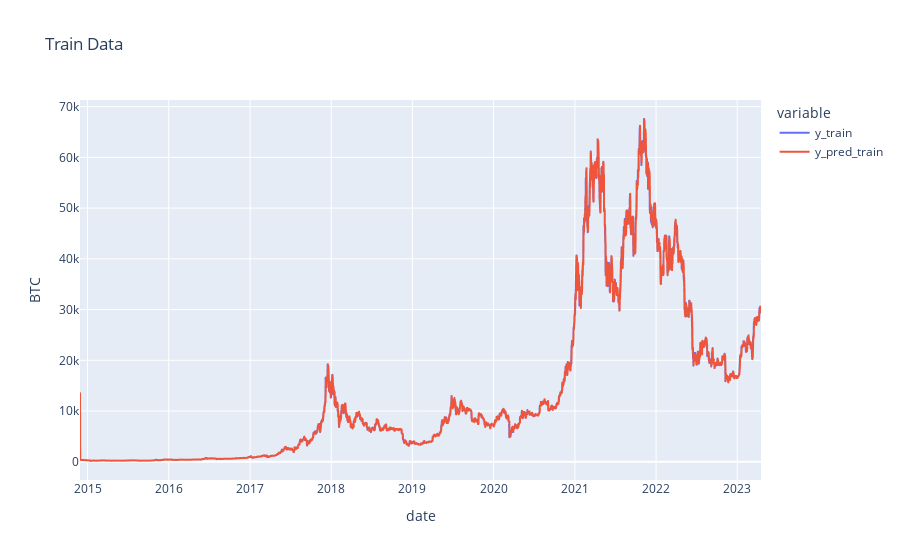

Source (notebook cell):
### Code cell
fig = px.line(df_pred_train, labels={"value": "BTC"},title='Train Data')
fig.show()

### Figure 1 — Plotly figure (JSON) as saved in the notebook; plotly's stock layout.template omitted (floating-point values rounded to 4 significant figures; data arrays with more than 128 entries replaced by an {"elided": "..."} marker saying what was removed)
{"data": [{"hovertemplate": "variable=y_train<br>date=%{x}<br>BTC=%{y}<extra></extra>", "legendgroup": "y_train", "line": {"color": "#636efa", "dash": "solid"}, "marker": {"symbol": "circle"}, "mode": "lines", "name": "y_train", "showlegend": true, "type": "scattergl", "x": {"elided": "3064 str values"}, "xaxis": "x", "y": {"elided": "3064 float values"}, "yaxis": "y"}, {"hovertemplate": "variable=y_pred_train<br>date=%{x}<br>BTC=%{y}<extra></extra>", "legendgroup": "y_pred_train", "line": {"color": "#EF553B", "dash": "solid"}, "marker": {"symbol": "circle"}, "mode": "lines", "name": "y_pred_train", "showlegend": true, "type": "scattergl", "x": {"elided": "3064 str values"}, "xaxis": "x", "y": {"elided": "3064 float values"}, "yaxis": "y"}], "layout": {"legend": {"title": {"text": "variable"}, "tracegroupgap": 0}, "title": {"text": "Train Data"}, "xaxis": {"anchor": "y", "domain": [0, 1], "title": {"text": "date"}}, "yaxis": {"anchor": "x", "domain": [0, 1], "title": {"text": "BTC"}}}}
